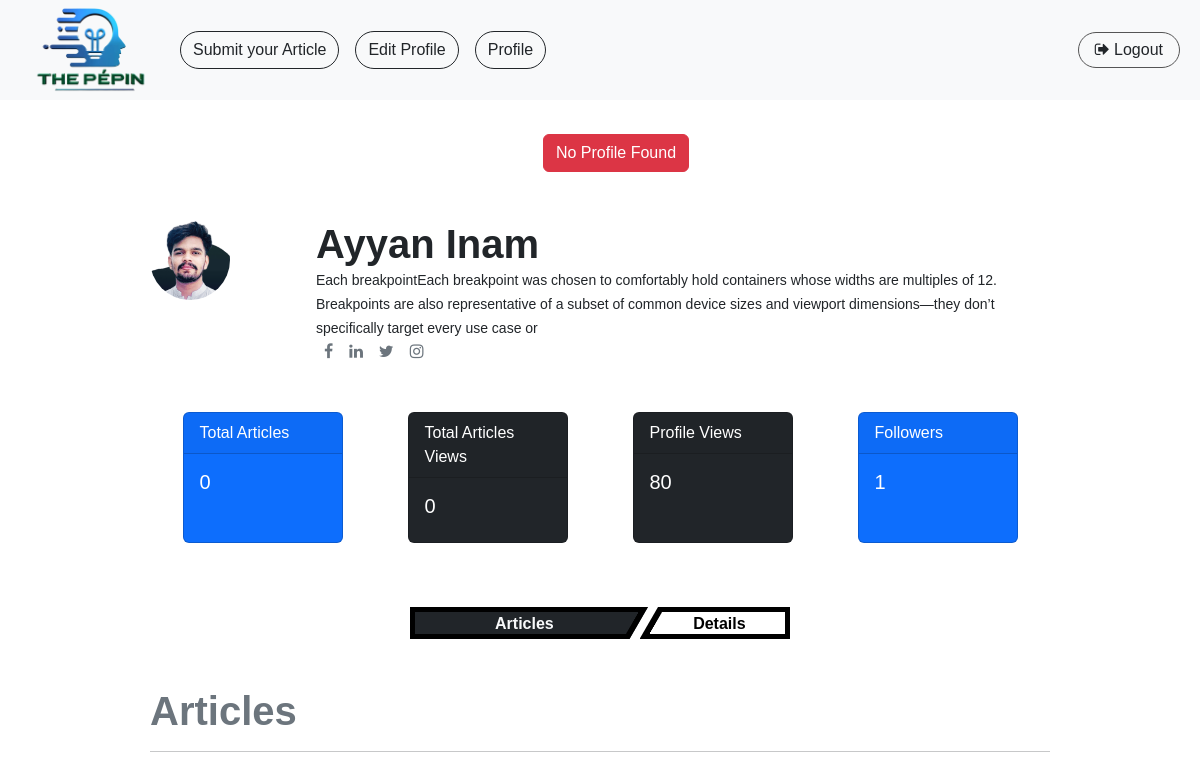
Page /profile-view/33 (signed in) on the earlier database version.
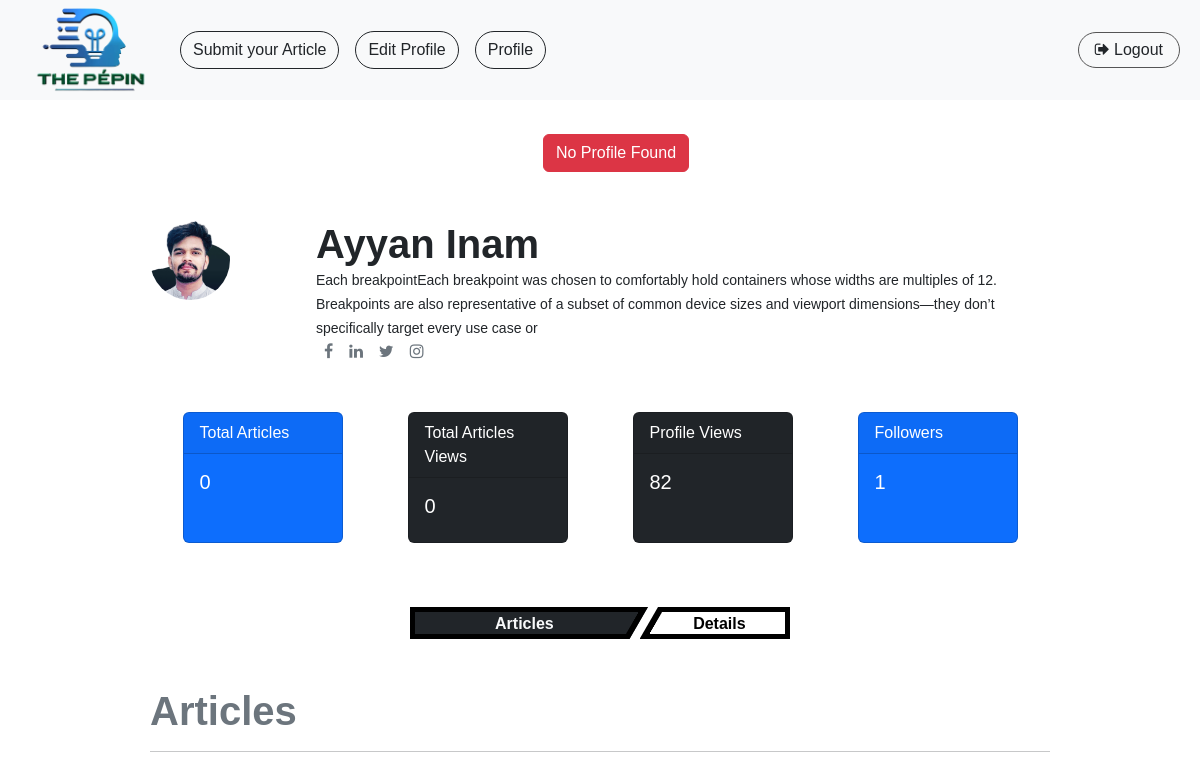
Same page on the later database version.
### base/models.py (models this page shows, shortened)
class User(AbstractUser):
    USERNAME_FIELD = 'email'
    profile_picture = models.ImageField(upload_to='profile_pictures/', blank=True, null=True, default='profile_pictures/default_pp.png')
    email = models.EmailField(unique=True)
    user_title = models.CharField(max_length=100, blank=True)
    user_bio = models.TextField(blank=True)
    followers = models.ManyToManyField('self', symmetrical=False, related_name='following')
    facebook_link = models.URLField(blank=True)
    twitter_link = models.URLField(blank=True)
    linkedin_link = models.URLField(blank=True)
    instagram_link = models.URLField(blank=True)
    profile_views = models.PositiveIntegerField(default=0)
    total_publications = models.PositiveIntegerField(default=0)
    publication_views = models.PositiveIntegerField(default=0)
    publication_downloads = models.PositiveIntegerField(default=0)
    specialty = models.ManyToManyField('Specialty', related_name='users', blank=True)
    expertise = models.ManyToManyField('Expertise', related_name='users', blank=True)
    education = models.ManyToManyField('Education', related_name='users', blank=True)
    honors_and_awards = models.ManyToManyField('HonorsAndAwards', related_name='users', blank=True)
    affiliations = models.ManyToManyField('Affiliation', related_name='users', blank=True)
    username = None
    REQUIRED_FIELDS = []  # Add any additional required fields here

### base/views.py (the view)
# urls.py: path('profile-view/<int:id>', views.profile_view, name='profile_view'),
def profile_view(request, id):
    try:
        user = User.objects.get(id=id)
        all_articles = Article.objects.filter(user=user).order_by('-published_date')
        if not user == request.user:
            user.profile_views = user.profile_views + 1
        user.save()
    except:
        messages.error(request, "No Profile Found")
        return render(request, 'base/profile_view.html')
    context = {
        'user':user,
        "all_articles":all_articles,
    }
    return render(request, 'base/profile_view.html', context)

### templates/base/profile_view.html (shortened to what this page needs)
{% extends "base/base.html" %}
{% load static %}
{% block content %}
<div class="profile_view w-75 mx-auto">
  {% if messages %}
  <ul class="errorlist">
    {% for message in messages %}
    <button class="rounded btn btn-danger mx-auto d-flex">{{ message }}</button>
    {% endfor %}
  </ul>
  {% endif %}
  <div class="first_profile_encloser my-5 ">
    <div class="profile__details row">
      <div class="col-12 col-sm-2">
      {% if user.profile_picture %}
      <img class="pp" src="{{user.profile_picture.url}}" alt="">
      {% else %}
      <img class="pp" src="{% static 'base/images/default_pp.png' %}" alt="">
      {%endif%}
    </div>
      <div class="col-12 col-sm-10  px-4 name_det">
        {% if user.first_name or user.last_name %}
        <h1 class="fw-bold my-0">{{user.first_name}} {{user.last_name}}</h1>
        {% else %}
        <h1 class="fw-bold my-0">{{user.email}}</h1>
        {% endif%}
        <small class="my-0">{{user.user_title}}</small>
        <div class="icon_pack_social d-flex ">
          <a target="_blank" href="{{user.facebook_link}}"><i class="mx-2 text-secondary fa fa-facebook"></i></a>
          <a target="_blank" href="{{user.linkedin_link}}"><i class="mx-2 text-secondary fa fa-linkedin"></i></a>
          <a target="_blank" href="{{user.twitter_link}}"><i class="mx-2 text-secondary fa fa-twitter"></i></a>
          <a target="_blank" href="{{user.instagram_link}}"><i class="mx-2 text-secondary fa fa-instagram"></i></a>
        </div>
      </div>
    </div>
    <div class="profile__stats my-5 d-flex flex-wrap flex-row justify-content-around">
      <div class="card text-bg-primary mb-3 mx-2" style="min-width: 10rem; max-width:10rem;">
        <div class="card-header">Total Articles</div>
        <div class="card-body">
          <h5 class="card-title">{{user.total_publications}}</h5>
        </div>
      </div>
      <div class="card text-bg-dark mb-3 mx-2" style="min-width: 10rem; max-width:10rem;">
        <div class="card-header">Total Articles Views</div>
        <div class="card-body">
          <h5 class="card-title">{{user.publication_views}}</h5>
        </div>
      </div>
      <div class="card text-bg-dark mb-3 mx-2" style="min-width: 10rem; max-width:10rem;">
        <div class="card-header">Profile Views</div>
        <div class="card-body">
          <h5 class="card-title">{{user.profile_views}}</h5>
        </div>
      </div>
      <div class="card text-bg-primary mb-3 mx-2" style="min-width: 10rem; max-width:10rem;">
        <div class="card-header">Followers</div>
        <div class="card-body">
          <h5 class="card-title">{{user.followers.all | length}}</h5>
        </div>
      </div>
    </div>
  </div>
  <div class="button__collection dj__shifter__buttons">
    <button class="bg-dark text-light" id="article__btn">Articles</button>
    <button class=" " id="detail__btn">Details</button>
  </div>
  <div id="all_articles" class="all_articles my-5">
    <h1 class="fw-bold text-secondary">Articles</h1>
    <hr>
  </div>
</div>
{% endblock content %}

### templates/base/base.html (shortened to what this page needs)
<!DOCTYPE html>
<html lang="en">
{% load static %}
<head>
    <link rel="stylesheet" href="{% static 'base/css/style.css' %}">
    <link href="https://cdn.jsdelivr.net/npm/bootstrap@5.3.3/dist/css/bootstrap.min.css" rel="stylesheet"
>
<link rel="stylesheet" href="https://cdnjs.cloudflare.com/ajax/libs/font-awesome/4.7.0/css/font-awesome.min.css">
</head>
<body>
    {% include "base/header.html" %}
    {% block content %}
    {% endblock content %}
</body>
</html>

### templates/base/header.html (shortened to what this page needs)
{% load static %}
<nav class="navbar navbar-expand-lg bg-body-tertiary">
    <div class="container-fluid">
        <a href="{% url 'homepage_view' %}">
            <img class="logo_image" src="{% static 'base/images/pepin_logo.png' %}" alt="">
        </a>
      <div class="collapse navbar-collapse" id="navbarSupportedContent">
        <ul class="navbar-nav me-auto mb-2 mb-lg-0">
            <li class="mx-2"><a class="btn active rounded-pill" href="{% url 'create_article_view' %}">Submit your Article</a></li>
            {% if request.user.is_authenticated %}
            <li class="mx-2"><a class="btn active rounded-pill" href="{% url 'user_profile_edit_view' %}">Edit Profile</a></li>
            <li class="mx-2"><a class="btn active rounded-pill" href="{% url 'profile_view' request.user.id %}">Profile</a></li>
            {% endif %}
        </ul>
        <div class="d-flex">
            {% if user.is_authenticated %}
            <a href="{% url 'logout_view' %}" class="mx-2 bttn  no_underline text-dark">
                <i class="fa fa-sign-out"></i> Logout
            </a>
        {% else %}
            <a href="{% url 'login_view' %}" class="mx-2 bttn  no_underline text-dark"><i class="fa fa-sign-in"></i> Login</a>
            <a href="{% url 'signup_view' %}" class="mx-2 bttn  no_underline text-dark">Signup</a>
        {% endif %}
        </div>
      </div>
    </div>
  </nav>

### static/base/css/style.css (style rules this page uses)
:root { --grey-color: rgb(85, 85, 85); --lgrey-color:rgb(230, 230, 230); --green-color: #00ab50; --light-blue-color: rgb(48, 205, 253); --dark-blue-color: #3578E4; }
body { font-family: "Dosis", sans-serif !important; font-optical-sizing: auto; font-weight: normal; font-style: normal; box-sizing: border-box; }
nav { padding-bottom: 1rem; border-bottom: 2px solid rgb(255, 255, 255); }
.bttn { background: transparent; border-radius: 999rem; border: 1px solid var(--grey-color); padding: 0.3rem 1rem; }
.no_underline { text-decoration: none; }
nav .logo_image { width: 10rem; }
.error, .errorlist { color: rgb(255, 0, 0); margin: 2rem 0; }
.first_profile_encloser .pp { width: 5rem; height: 5rem; border-radius: 100rem; }
.dj__shifter__buttons { justify-content: center; align-items: center; display: flex; margin: 0 auto; flex-wrap: wrap; max-width: 100%; width: 380px; gap: 10px; --b: 5px; --h: 2em; }
.dj__shifter__buttons button { --_c: rgb(0, 0, 0); flex: calc(1.25 + var(--_s,0)); min-width: 0; font-size: 1rem; font-weight: bold; height: var(--h); cursor: pointer; color: var(--_c); border: var(--b) solid var(--_c); background: conic-gradient(at calc(100% - 1.3*var(--b)) 0,var(--_c) 209deg, #0000 211deg) border-box; clip-path: polygon(0 0,100% 0,calc(100% - 0.577*var(--h)) 100%,0 100%); padding: 0 calc(0.288*var(--h)) 0 0; margin: 0 calc(-0.288*var(--h)) 0 0; box-sizing: border-box; transition: flex .4s; }
.dj__shifter__buttons button + button { --_c: rgb(0, 0, 0); flex: calc(.75 + var(--_s,0)); background: conic-gradient(from -90deg at calc(1.3*var(--b)) 100%,var(--_c) 119deg, #0000 121deg) border-box; clip-path: polygon(calc(0.577*var(--h)) 0,100% 0,100% 100%,0 100%); margin: 0 0 0 calc(-0.288*var(--h)); padding: 0 0 0 calc(0.288*var(--h)); }

Differences in the rows shown:
changed User "Ayyan": profile_views "80" → "82"
